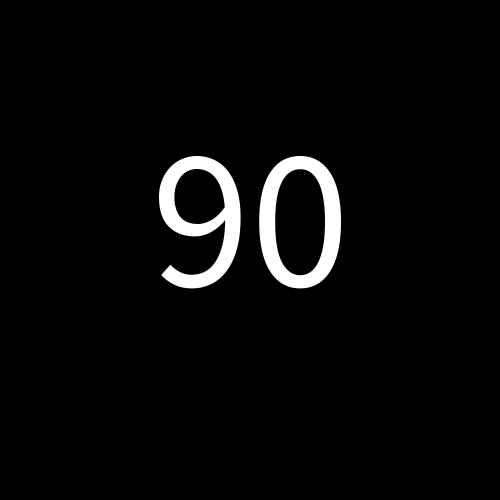
Frame 1 (no input)
Frame 60 (the mouse pressed at the canvas centre just before this capture): identical to frame 1, image omitted
Frame 120 (the mouse held since frame 60 and released just before this capture): identical to frame 1, image omitted

The Processing sketch that drew this single still picture (run headless with seeded random() and noise(); from frame 60 on, the mouse is pressed at the canvas centre):

// Processing sketch: noventa_segundos
// ── noventa_segundos.pde
boolean esPausa = true;

int segundosMin = 0;
int segundosMax = 90;
int segundosInicio = -1;
int segundosAhora = -1;
int segundosPantalla = segundosMax;

void setup() {
  size(500, 500);
  fill(255);
  textSize(200);
  textAlign(CENTER, BASELINE);
  background(0);
  text(segundosPantalla, width/2, height/2+textAscent()/4);
}

void draw() {
  if (!esPausa) {
    // actualizar segundosActuales
    segundosAhora = millis() / 1000;
    // calcular diferencia
    segundosPantalla = segundosMax - (segundosAhora - segundosInicio);
    if (segundosPantalla < segundosMax) {
      background(0);
    }
    if (segundosPantalla < segundosMin) {
      background(255, 0, 0);
    }
    text(segundosPantalla, width/2, height/2+textAscent()/4);
  }
 
}

void mouseClicked() {
  segundosInicio = millis() / 1000;
  esPausa = false;
  segundosPantalla = segundosMax;
  background(0);
  text(segundosPantalla, width/2, height/2+textAscent()/4);
}
